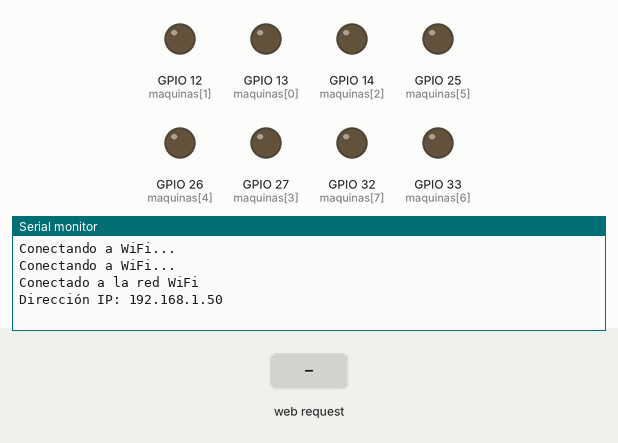
This sketch was run on a simulated ESP32. On the bench: output pins drawn as LEDs (lit = HIGH), the last lines printed to the serial monitor. The inputs (shaded band) are chosen by the test bench. WiFi joins after 1.5 s; servers stay silent unless stated.

Above: at 3.2 s.
3.3 s: HTTP request GET /on received
At 4.5 s:
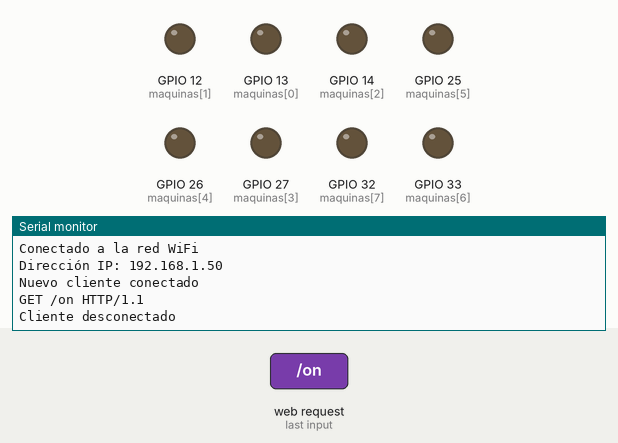
4.8 s: HTTP request GET /off received
At 5.7 s:
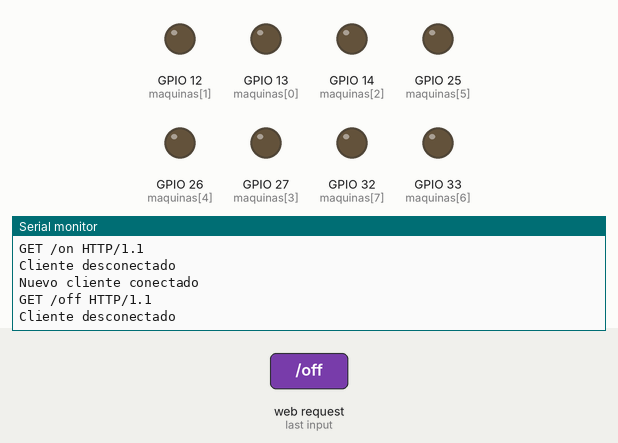

Measured:
- after the input at 3.3 s, the serial monitor: prints a new line at once (image 1)
- after the input at 4.8 s, the serial monitor: prints a new line at once (image 2)

The sketch:

ON_OFF_ALL_OK_BACKUP.ino
```cpp
#include <WiFi.h>

const char* ssid = "TERESA";
const char* password = "Laila**88";

const int maquinas[] = {13, 12, 14, 27, 26, 25, 33, 32};   //Array con el numero del pin al cual se conectan las cargas a contolar (GPIO)
const int numMaquinas = sizeof(maquinas) / sizeof(maquinas[0]);  //Calculo del número de cargas

WiFiServer server(80);
// Nombre  o tag asinado a cada carga
const char* nombreEquipos[] = {"Alumbrado", "Horno FC01", "Banda CV03", "Ventilador Fa32 Fondo del Horno", "Bomba PP321", "Bomba de Emergencia PP333", "Alarma Contra incendio", "Emergencia CCC"};

//Se configuran los pins o patillas del ESP32 como salidas, se programa velocidad de programacion
void setup() {
  Serial.begin(115200);
  delay(10);

  // Configurar pines de las máquinas como salidas y apagarlas inicialmente
  for (int i = 0; i < numMaquinas; i++) {
    pinMode(maquinas[i], OUTPUT);
    digitalWrite(maquinas[i], LOW);
  }

  // Conectar a la red WiFi
  WiFi.begin(ssid, password);
  while (WiFi.status() != WL_CONNECTED) {
    delay(1000);
    Serial.println("Conectando a WiFi...");
  }

  Serial.println("Conectado a la red WiFi");
  Serial.print("Dirección IP: ");
  Serial.println(WiFi.localIP());

  // Iniciar el servidor
  server.begin();

 }

void loop() {
  manejarCliente();
}

void procesarPeticion(const String& peticion) {
  // Variable para controlar si se cumplen todas las condiciones del Horno FC01
  bool condicionesHornoCumplidas = true;

  // Encender o apagar salidas individuales
  for (int i = 0; i < numMaquinas; i++) {
    String On = "/on" + String(i);
    String Off = "/off" + String(i);

    // Lógica adicional para el Horno FC01  //El horno se hace  ON si hay prendida una de las bombas de agua y el ventilador de refrigeración
    if (i == 1 && peticion.indexOf(On) != -1) {
      // Verificar que el "Ventilador Fa32 del fondo del Horno" esté ON
      if (digitalRead(maquinas[3]) == LOW) {
        Serial.println("Error: El Ventilador Fa32 del fondo del Horno debe estar encendido para activar el Horno FC01.");
        condicionesHornoCumplidas = false;
      }

      // Verificar que la "Bomba PP32" o la "Bomba de Emergencia PP332" estén ON
      if (digitalRead(maquinas[4]) == LOW && digitalRead(maquinas[5]) == LOW) {
        Serial.println("Error: La Bomba PP32 o la Bomba de Emergencia PP332 deben estar encendidas para activar el Horno FC01.");
        condicionesHornoCumplidas = false;
      }
    }

    if (peticion.indexOf(On) != -1) {
      energizarMaquina(i);
    } else if (peticion.indexOf(Off) != -1) {
      apagarMaquina(i);

      // Si se apaga una máquina relacionada con el Horno FC01, apagar el Horno también
      if (i == 3 || i == 4 || i == 5) {
        condicionesHornoCumplidas = false;
      }
    }
  }

  // Apagar el Horno FC01 si alguna de las condiciones no se cumple
  if (!condicionesHornoCumplidas) {
    apagarMaquina(1);  // Apagar el Horno FC01
  }
}

// Función principal para manejar al cliente
void manejarCliente() {
  WiFiClient client = server.available();
  if (client) {
    Serial.println("Nuevo cliente conectado");

    while (client.connected()) {
      if (client.available()) {
        String request = client.readStringUntil('\r');
        Serial.println(request);

        // Procesar la solicitud
        procesarPeticion(request);

        // Enviar el estado de las máquinas al cliente
        enviarEstadoMaquina(client);

        delay(1);
        client.stop();
        Serial.println("Cliente desconectado");
      }
    }
  }
}

// Función para energizar una máquina en la posición 'Index'
void energizarMaquina(int Index) {
  digitalWrite(maquinas[Index], HIGH);
}

// Función para apagar una máquina en la posición 'Index'
void apagarMaquina(int Index) {
  digitalWrite(maquinas[Index], LOW);
}

// Función para enviar el estado de todas las máquinas al cliente
void enviarEstadoMaquina(WiFiClient& client) {
  // Configurar la respuesta HTTP
  client.println("HTTP/1.1 200 OK");
  client.println("Content-type:text/html");
  client.println();
  client.println("<html>");
  client.println("<head><meta name='viewport' content='width=device-width, initial-scale=1.0'><style>");
  client.println("body { font-family: Arial, sans-serif; text-align: center; background-color: black; color: white;}");
  client.println("h1 { text-shadow: 2px 2px 4px black; }");
  client.println("button { background-color: #4caf50; color: white; padding: 15px 20px; font-size: 16px; border: none; margin: 10px; cursor: pointer; }");
  client.println(".group { display: flex; justify-content: space-around; flex-wrap: wrap; }");
  client.println(".device { margin: 20px; width: 40%; border: 2px solid #4caf50; padding: 10px; border-radius: 10px; background-color: transparent;}");
  client.println(".author-info { position: absolute; top: 10px; left: 70px; text-align: left; color: white; font-size: 12px; }");
  client.println("</style></head>");
  client.println("<body>");
  client.println("<div class='author-info'>");

  client.println("</div>");
  client.println("<h1>Cuarto de Control Central</h1>");

  // Organizar en dos grupos
  client.println("<div class='group'>");
  for (int i = 0; i < numMaquinas; i++) {
    enviarEstadoEquipos(client, i);
  }
  client.println("</div>");

  client.println("</body></html>");
}
void enviarEstadoEquipos(WiFiClient& client, int index) {
  client.println("<div class='device'>");
  client.print("<h2 style='color: white;'>");
  client.print(nombreEquipos[index]);
  client.print(": ");
  client.print(digitalRead(maquinas[index]) ? "On" : "Off");
  client.println("</h2>");
  client.println("<form>");
  client.println("<button style='border-radius: 10px;' type='button' onclick=\"location.href='/on" + String(index) + "'\">Encender</button>");
  client.println("<button style='border-radius: 10px;' type='button' onclick=\"location.href='/off" + String(index) + "'\">Apagar</button>");
  client.println("</form>");
  client.println("</div>");
}
```
